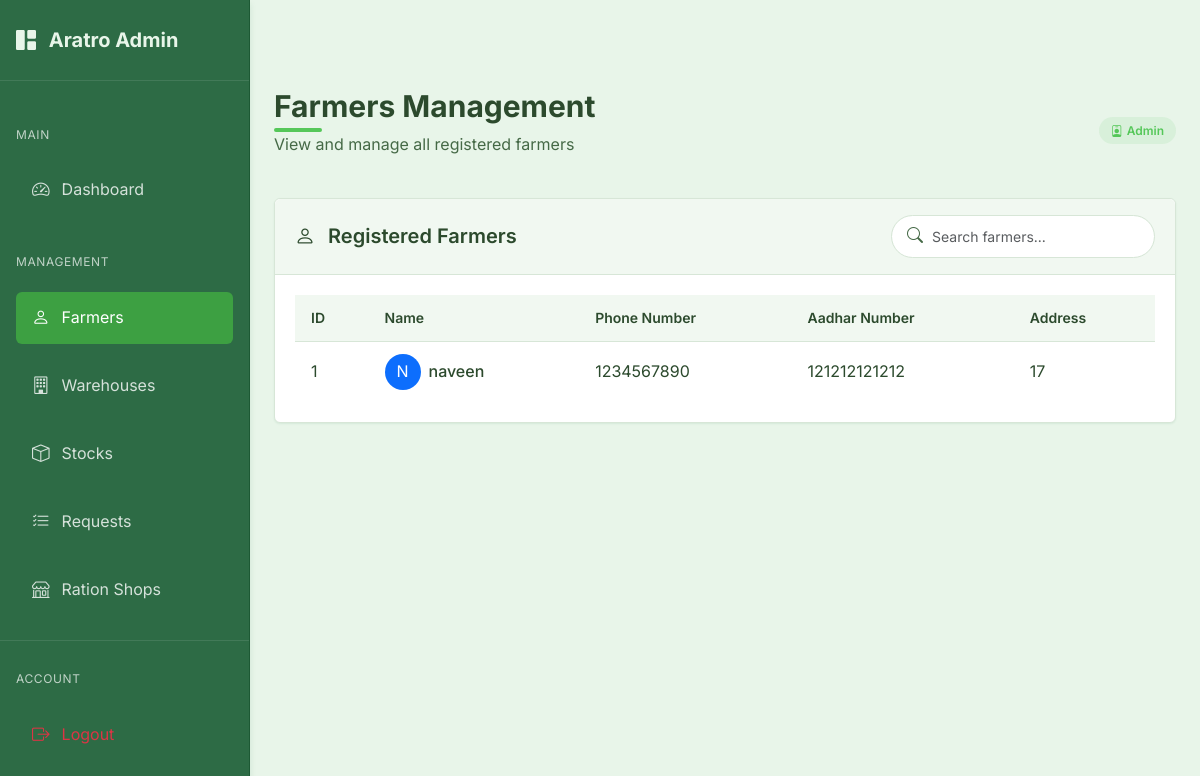
The page /admin/farmers (signed in) on the database as committed earlier.
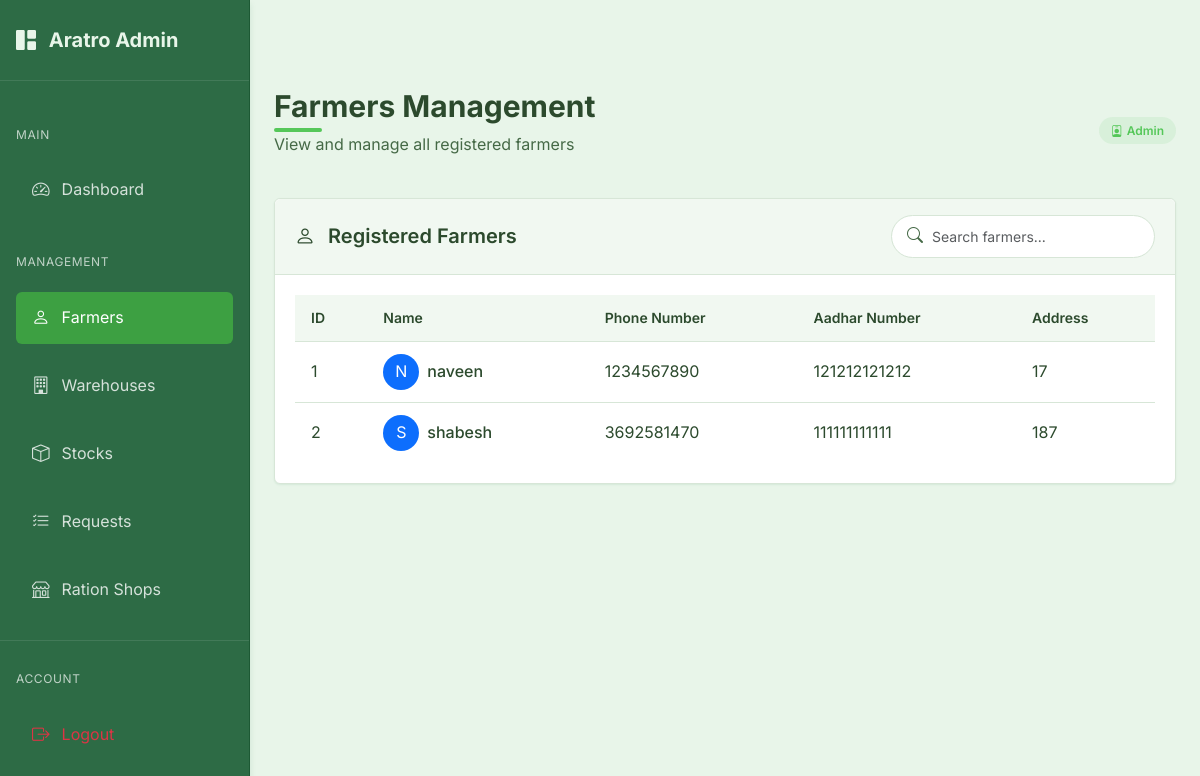
The same page on the database as committed later.
### models.py (models this page shows)
class Farmer(db.Model):
    id = db.Column(db.Integer, primary_key=True)
    user_id = db.Column(db.Integer, db.ForeignKey('user.id'), nullable=False)
    name = db.Column(db.String(100), nullable=False)
    address = db.Column(db.String(200), nullable=False)
    aadhar_number = db.Column(db.String(12), unique=True, nullable=False)  # Exactly 12 digits
    phone_number = db.Column(db.String(10), nullable=False)  # Exactly 10 digits
    stocks = db.relationship('Stock', backref='farmer', lazy=True)

### routes.py (the view)
@admin.route('/farmers')
@admin_required
def farmers():
    farmers = Farmer.query.all()
    return render_template('admin/farmers.html', farmers=farmers)

### app.py (called while the page is built)
@login_manager.user_loader
def load_user(user_id):
    try:
        if user_id.startswith('admin_'):
            admin_id = int(user_id.split('_')[1])
            return Admin.query.get(admin_id)
        else:
            return User.query.get(int(user_id))
    except Exception as e:
        print(f"Error loading user: {e}")
        return None

@app.before_request
def before_request():
    session.permanent = True  # Use permanent session with lifetime set above

### models.py (called while the page is built)
    def get_id(self):
        return f"admin_{self.id}"

    def __repr__(self):
        return f'<Admin {self.email}>'

### routes.py (called while the page is built)
@admin.context_processor
def inject_admin_data():
    admin_data = {'current_user': current_user}
    if current_user.is_authenticated:
        admin_user = Admin.query.get(current_user.id)
        if admin_user:
            admin_data['admin_user'] = admin_user
    return admin_data

### templates/admin/farmers.html (shortened to what this page needs)
{% extends "admin/base_admin.html" %}
{% block admin_content %}
<div class="page-header d-flex justify-content-between align-items-center">
    <div>
        <h1 class="page-title">Farmers Management</h1>
        <p class="page-subtitle">View and manage all registered farmers</p>
    </div>
    <div>
        <span class="admin-badge admin-badge-primary">
            <i class="bi bi-person-badge me-1"></i>
            Admin
        </span>
    </div>
</div>
<div class="admin-card">
    <div class="admin-card-header">
        <h5 class="admin-card-title">
            <i class="bi bi-person me-2"></i>
            Registered Farmers
        </h5>
        <div class="search-input">
            <i class="bi bi-search"></i>
            <input type="text" id="farmerSearch" class="form-control form-control-sm" placeholder="Search farmers...">
        </div>
    </div>
    <div class="admin-card-body">
        <div class="table-responsive">
            <table class="admin-table" id="farmersTable">
                <thead>
                    <tr>
                        <th>ID</th>
                        <th>Name</th>
                        <th>Phone Number</th>
                        <th>Aadhar Number</th>
                        <th>Address</th>
                    </tr>
                </thead>
                <tbody>
                    {% if farmers %}
                        {% for farmer in farmers %}
                            <tr>
                                <td>{{ farmer.id }}</td>
                                <td>
                                    <div class="d-flex align-items-center">
                                        <div class="avatar-circle bg-primary text-white d-flex align-items-center justify-content-center me-2" style="width: 36px; height: 36px; border-radius: 50%;">
                                            <span>{{ farmer.name[0] | upper }}</span>
                                        </div>
                                        <div>
                                            <span class="fw-medium">{{ farmer.name }}</span>
                                        </div>
                                    </div>
                                </td>
                                <td>{{ farmer.phone_number }}</td>
                                <td>{{ farmer.aadhar_number }}</td>
                                <td>{{ farmer.address }}</td>
                            </tr>
                        {% endfor %}
                    {% endif %}
                </tbody>
            </table>
        </div>
    </div>
</div>
{% endblock %}

Rows that differ between the two databases and show on the page:
added Farmer: id "2", name "S", name "shabesh", phone_number "3692581470", aadhar_number "111111111111", address "187"
